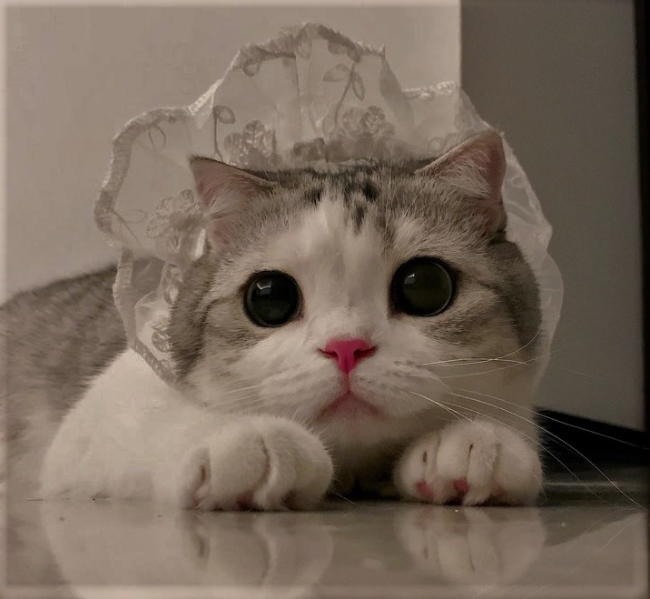
#> input picture Lab2/puff.png, 650 x 599 px
$ jupyter execute lab2-script.ipynb
#> lines starting #> are read from the running program, lines starting #| are printed output that depends on the picture
### 导入依赖

[cell 1]
import cv2 as cv
import matplotlib.pyplot as plt
import numpy as np
import pandas as pd

### 使用函数

[cell 2]
def cv_show(img):
    cv.imshow('img',img)
    cv.waitKey(0)
    cv.destroyAllWindows()

### 导入图像

[cell 3]
img = cv.imread('puff.png',0)
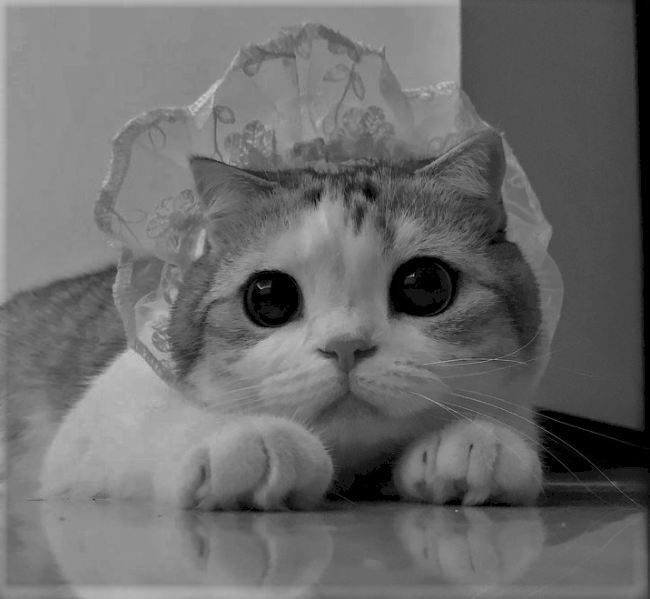
#> img: shape (599, 650); min 0, max 199, mean 107.2
cv_show(img)

[cell 4]
rows , cols = img . shape [0:2]
#> rows = 599; cols = 650

##### Image shift

[cell 5]
T = np.float32 ([[1 , 0 , 50],
                 [0 , 1 , 50]])
I_shift = cv.warpAffine (img, T , (  cols , rows ))
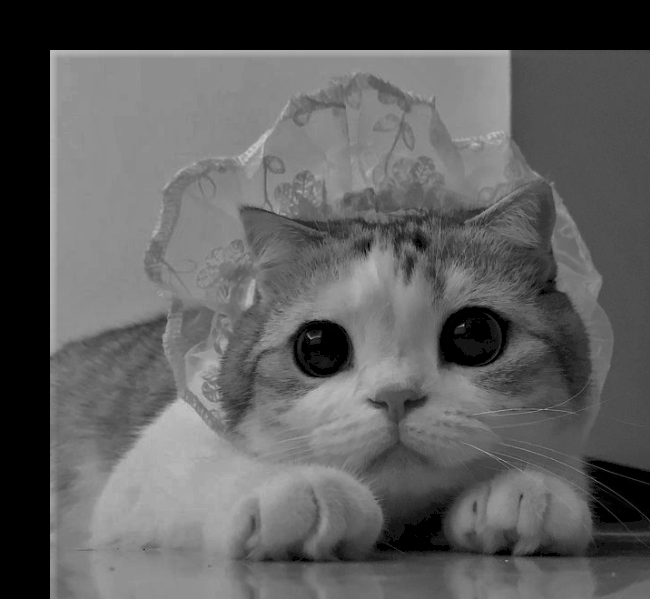
#> I_shift: shape (599, 650); min 0, max 199, mean 93.3

cv_show(I_shift)

##### image flip

[cell 6]
T = np.float32([[1,0,0],
               [0,-1,rows-1]])
#> T = [[1, 0, 0], [0, -1, 598]]
I_flip= cv.warpAffine (img, T , (  cols , rows))
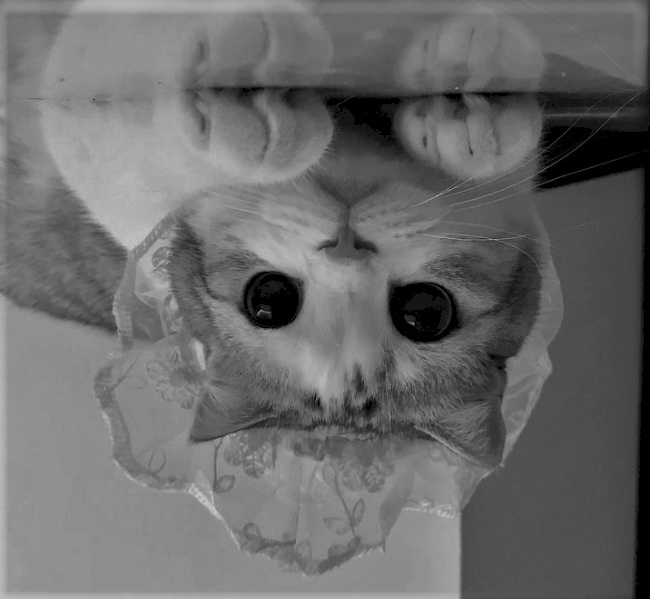
#> I_flip: shape (599, 650); min 0, max 199, mean 107.2
cv_show(I_flip)

[cell 7]
I_flip = cv.flip(img,0)
cv_show(I_flip)

##### Uniform Image Scaling

[cell 8]
scale_x,scale_y = 2,2
T = np.float32([[scale_x,0,0],
               [0,scale_y,0]])
I_uniform1=  cv.resize(img, None, fx = 2, fy = 2,interpolation = cv.INTER_CUBIC)
cv_show(I_uniform1)

[cell 9]
I_uniform2= cv.warpAffine (img, T , (  cols , rows))
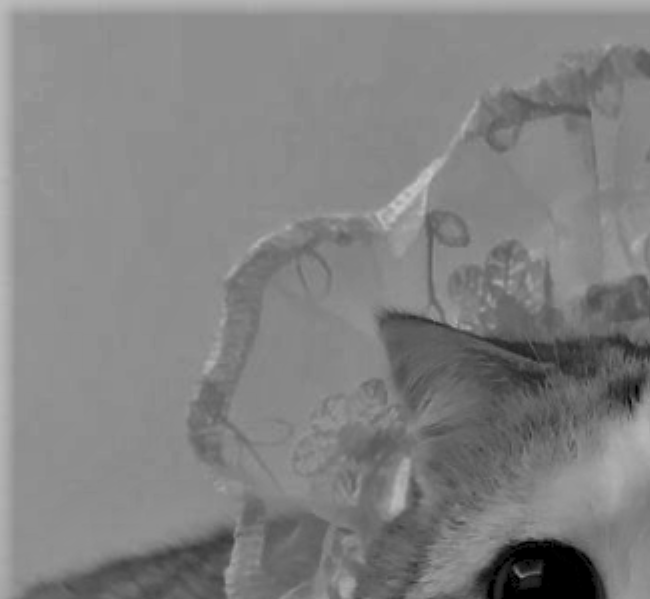
#> I_uniform2: shape (599, 650); min 0, max 199, mean 129.6
cv_show(I_uniform2)

##### Image Rotation

[cell 10]
import math
phi = 17.0 * math.pi / 180
T = np . float32 ([[ math . cos ( phi ) , - math . sin ( phi ) , 0] ,
                    [ math . sin ( phi ) , math . cos ( phi ) , 0]])
I_rotate = cv.warpAffine (img, T , ( cols , rows ))
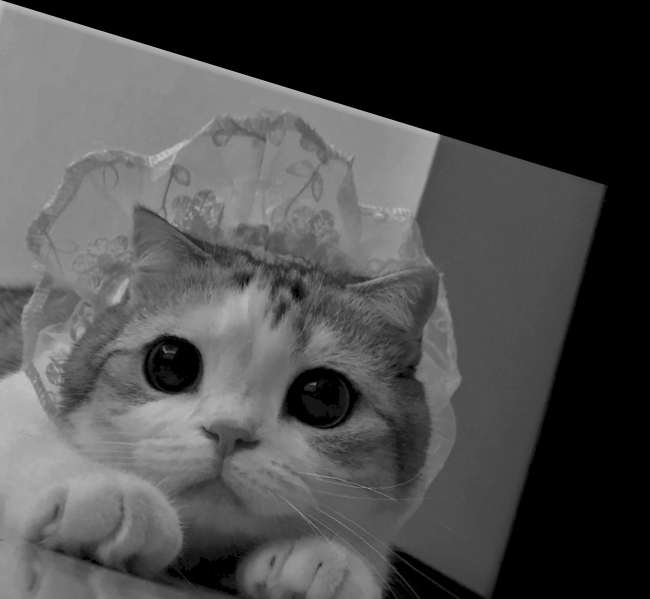
#> I_rotate: shape (599, 650); min 0, max 197, mean 77.1
cv_show(I_rotate)

$ run again, with Lab2/cat01.jpg saved as Lab2/puff.png
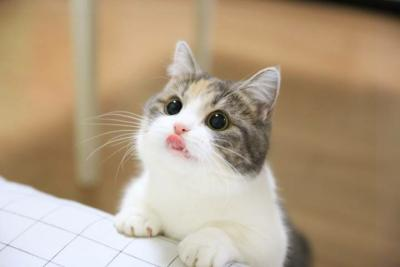
#> input picture Lab2/cat01.jpg, 400 x 267 px
#> `I_uniform2= cv.warpAffine (img, T , (  cols , rows))`:
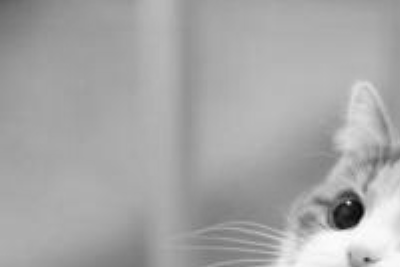
#> I_uniform2: shape (267, 400); min 5, max 255, mean 167
#> `I_rotate = cv.warpAffine (img, T , ( cols , rows ))`:
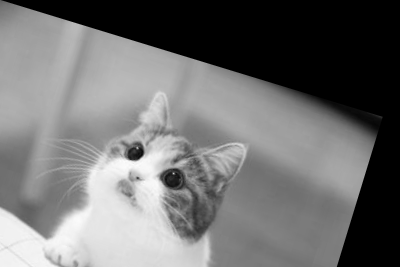
#> I_rotate: shape (267, 400); min 0, max 252, mean 112.2
